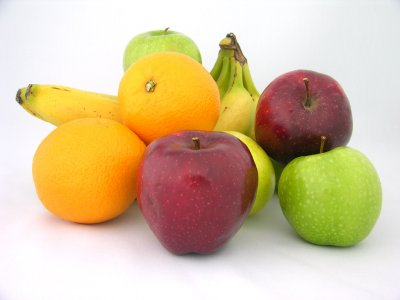
//> input picture 第3回/negaposi_task/Debug/fruit_image.jpg, 400 x 300 px
$ ./03_01_negaposi_k21099   (built with g++ and OpenCV 4)
//> lines starting //> are read from the running program, lines starting //| are printed output that depends on the picture
//
//  03_01_negaposi_k21099.cpp
//
//
//  Created by k21099kk on 2022/04/27.
//

#include <iostream>
#include <opencv2/opencv.hpp>
#define FILE_NAME "../Debug/fruit_image.jpg"

//ウィンドウ名
#define WINDOW_NAME_INPUT "input"
#define WINDOW_NAME_OUTPUT "output"
#define COLOR_NUM (256) //色値

int main(int argc, const char * argv[]) {
    //画像の入力
    cv::Mat src_img = cv::imread(FILE_NAME);
//> src_img is the input picture: 300 rows x 400 cols, CV_8UC3; mean B, G, R 155.7, 193, 214.5
    if (src_img.empty()) { //入力失敗の場合
        fprintf(stderr, "Cannot read image file: %s.\n", FILE_NAME);
        return (-1);
    }

    //画像の変数宣言(グレースケール）
    cv::Mat gray_img;
    //グレースケール化
    cv::cvtColor(src_img, gray_img, cv::COLOR_BGR2GRAY);
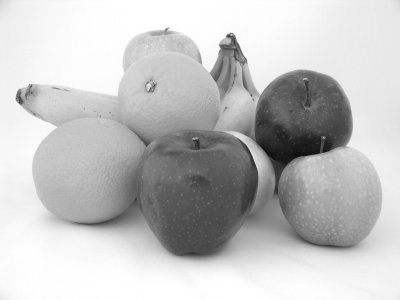
//> gray_img: 300 rows x 400 cols, CV_8UC1; min 10, max 255, mean 195.2

    //出力画像のメモリ確保 (グレースケール)
    cv::Mat dst_img = cv::Mat(gray_img.size(), CV_8UC1);

    uchar lut[COLOR_NUM]; //ルックアップテーブル
    //ルックアップテーブルの生成 (4段階)
    for (int i=0; i<COLOR_NUM; i++) {
        lut[i] = 255-i;
    }

    //画像の走査
    for (int y=0; y<dst_img.rows; y++) {
        for (int x=0; x<dst_img.cols; x++) {
            uchar s = gray_img.at<uchar>(y, x); //画素値の取得
            //ルックアップテーブルによるポスタリゼーション
            dst_img.at<uchar>(y, x) = lut[s];

        }
    }
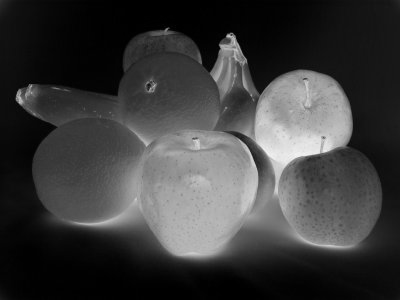
//> dst_img: 300 rows x 400 cols, CV_8UC1; min 0, max 245, mean 59.8

    cv::imshow(WINDOW_NAME_INPUT , src_img);//入力画像の表示
    cv::imshow(WINDOW_NAME_OUTPUT, dst_img);//出力画像の表示
    cv::waitKey(); //キー入力待ち (止める)

    return 0;
}
